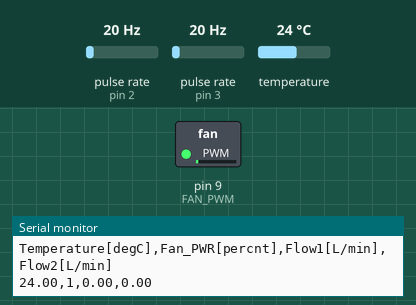
Bench run of a sketch on a simulated Arduino Uno, built with avr-gcc and run on an emulated ATmega328P. On the bench: switched loads named in the sketch (green lamp = pin HIGH), the last lines printed to the serial monitor. Wiring (inferred from the names in the program): 2 × pulse sensor: data pin 2 / data pin 3. The inputs (shaded band) are chosen by the test bench; at power-on: temperature 24 °C, pulse rate (sensors on pin 2, pin 3) 20 Hz.

Above: at 1.2 s.
1.3 s: temperature set to 12 °C
3.5 s: temperature set to 28 °C
At 5.6 s:
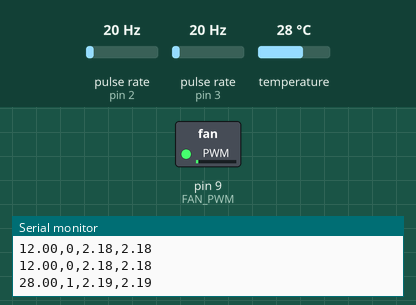
8.2 s: temperature set to 19 °C
12.4 s: temperature set to 33 °C
At 29.6 s:
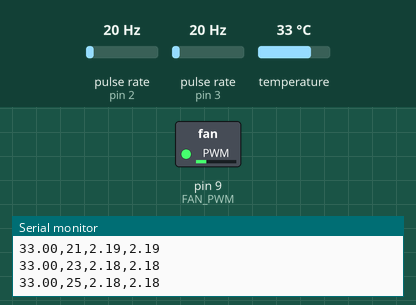
Timing chart, 0 to 31.4 s (numbered marks = the images above; inputs shaded):
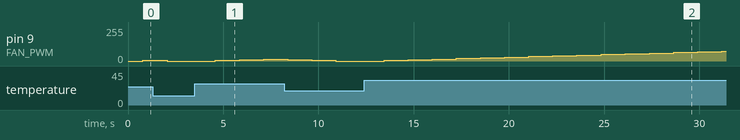

The sketch:

PumpLocker.ino
```cpp
#include <OneWire.h>
#include <DallasTemperature.h>

// ---------- Pin Definitions ----------
#define ONE_WIRE_BUS 14   // DS18B20 temperature sensor
#define FAN_PWM       9   // Fan MOSFET (PWM)
#define FLOW_PIN_1    2   // Flow sensor 1 (INT0)
#define FLOW_PIN_2    3   // Flow sensor 2 (INT1)

// ---------- Temperature / Fan ----------
OneWire oneWire(ONE_WIRE_BUS);
DallasTemperature sensors(&oneWire);

const float minTemp = 20.0;  // Fan off below this
const float maxTemp = 25.0;  // Fan 100% at/above this
int currentSpeed = 0;
unsigned int lineCount = 0;

// ---------- Flow Sensors ----------
// 552 pulses per litre (from supplier datasheet)
const float pulsesPerLitre = 552.0;

volatile unsigned int flowPulses1 = 0;
volatile unsigned int flowPulses2 = 0;

float flowRate1 = 0.0;  // L/min
float flowRate2 = 0.0;  // L/min

unsigned long lastFlowCalc = 0;
const unsigned long flowInterval = 2000;  // recalculate every 2 seconds

// ---------- Interrupt Handlers ----------
void flowISR1() {
    flowPulses1++;
}

void flowISR2() {
    flowPulses2++;
}

// ---------- Setup ----------
void setup() {
    pinMode(FAN_PWM, OUTPUT);
    pinMode(FLOW_PIN_1, INPUT_PULLUP);
    pinMode(FLOW_PIN_2, INPUT_PULLUP);

    Serial.begin(9600);

    /* Warten, bis der USB-CDC-Port enumeriert ist.
       -  Bei direkter Verbindung zum PC genuegt < 1 s.
       -  Timeout sorgt dafuer, dass das Programm auch ohne offenen
          Terminal weiterlaeuft (z. B. nach Stromausfall im Stand-Alone-Betrieb). */
    unsigned long t0 = millis();
    while (!Serial && millis() - t0 < 3000) { }   // max. 3 s warten

    sensors.begin();


    attachInterrupt(digitalPinToInterrupt(FLOW_PIN_1), flowISR1, FALLING);
    attachInterrupt(digitalPinToInterrupt(FLOW_PIN_2), flowISR2, FALLING);

    lastFlowCalc = millis();
}

// ---------- Read Temperature ----------
float readTemperature() {
    sensors.requestTemperatures();
    return sensors.getTempCByIndex(0);
}

// ---------- Calculate Fan Speed (linear curve) ----------
int calculateFanSpeed(float temperature) {
    if (temperature <= minTemp)      return 0;
    else if (temperature >= maxTemp)  return 255;
    else return map(temperature * 10, minTemp * 10, maxTemp * 10, 0, 255);
}

// ---------- Soft-ramp Fan Speed ----------
void updateFanSpeed(int targetSpeed) {
    if (currentSpeed < targetSpeed) {
        currentSpeed += 5;
        if (currentSpeed > targetSpeed) currentSpeed = targetSpeed;
    } else if (currentSpeed > targetSpeed) {
        currentSpeed -= 5;
        if (currentSpeed < targetSpeed) currentSpeed = targetSpeed;
    }
    analogWrite(FAN_PWM, currentSpeed);
}

// ---------- Calculate Flow Rates ----------
void calculateFlowRates() {
    unsigned long now = millis();
    if (now - lastFlowCalc < flowInterval) return;

    // Disable interrupts briefly to read and reset pulse counters safely
    noInterrupts();
    unsigned int pulses1 = flowPulses1;
    unsigned int pulses2 = flowPulses2;
    flowPulses1 = 0;
    flowPulses2 = 0;
    interrupts();

    // Convert pulses to L/min:
    // litres = pulses / 552
    // L/min  = litres * (60000 / elapsed_ms)
    unsigned long elapsed = now - lastFlowCalc;
    float factor = 60000.0 / (pulsesPerLitre * (float)elapsed);
    flowRate1 = pulses1 * factor;
    flowRate2 = pulses2 * factor;

    lastFlowCalc = now;
}

// ---------- Serial Output (CSV) ----------
void printStatus(float temperature) {
    if (!Serial) return;

    if (lineCount % 20 == 0) {
        Serial.println("Temperature[degC],Fan_PWR[percnt],Flow1[L/min],Flow2[L/min]");
    }
    Serial.print(temperature, 2);
    Serial.print(",");
    Serial.print(map(currentSpeed, 0, 255, 0, 100));
    Serial.print(",");
    Serial.print(flowRate1, 2);
    Serial.print(",");
    Serial.println(flowRate2, 2);
    lineCount++;
}

// ---------- Main Loop ----------
void loop() {
    float temperature = readTemperature();
    int targetSpeed = calculateFanSpeed(temperature);

    updateFanSpeed(targetSpeed);
    calculateFlowRates();
    printStatus(temperature);

    delay(500);
}
```

Measured:
- after the input at 3.5 s, pin 9 (FAN_PWM): 0/255 → 5/255 after 1.1 s, → 10/255 1.3 s later, → 15/255 1.3 s later
- after the input at 12.4 s, pin 9 (FAN_PWM): moves from 0/255 to 75/255 over 17.7 s, starting after 1.0 s
